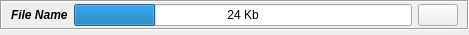
<?xml version="1.0" encoding="UTF-8"?>
<ui version="4.0">
 <class>AttachFileItem</class>
 <widget class="QWidget" name="AttachFileItem">
  <property name="geometry">
   <rect>
    <x>0</x>
    <y>0</y>
    <width>469</width>
    <height>35</height>
   </rect>
  </property>
  <property name="maximumSize">
   <size>
    <width>16777215</width>
    <height>35</height>
   </size>
  </property>
  <layout class="QGridLayout" name="gridLayout_2">
   <property name="verticalSpacing">
    <number>0</number>
   </property>
   <property name="margin">
    <number>0</number>
   </property>
   <item row="0" column="0">
    <widget class="QFrame" name="frame">
     <property name="sizePolicy">
      <sizepolicy hsizetype="Expanding" vsizetype="Expanding">
       <horstretch>0</horstretch>
       <verstretch>0</verstretch>
      </sizepolicy>
     </property>
     <property name="frameShape">
      <enum>QFrame::Box</enum>
     </property>
     <property name="frameShadow">
      <enum>QFrame::Sunken</enum>
     </property>
     <layout class="QGridLayout" name="gridLayout">
      <property name="topMargin">
       <number>2</number>
      </property>
      <property name="bottomMargin">
       <number>2</number>
      </property>
      <item row="0" column="0">
       <widget class="QLabel" name="fileLabel">
        <property name="sizePolicy">
         <sizepolicy hsizetype="Minimum" vsizetype="Minimum">
          <horstretch>0</horstretch>
          <verstretch>0</verstretch>
         </sizepolicy>
        </property>
        <property name="maximumSize">
         <size>
          <width>300</width>
          <height>16777215</height>
         </size>
        </property>
        <property name="font">
         <font>
          <weight>75</weight>
          <italic>true</italic>
          <bold>true</bold>
         </font>
        </property>
        <property name="text">
         <string notr="true">File Name</string>
        </property>
        <property name="wordWrap">
         <bool>false</bool>
        </property>
       </widget>
      </item>
      <item row="0" column="1">
       <widget class="QProgressBar" name="progressBar">
        <property name="sizePolicy">
         <sizepolicy hsizetype="MinimumExpanding" vsizetype="Fixed">
          <horstretch>0</horstretch>
          <verstretch>0</verstretch>
         </sizepolicy>
        </property>
        <property name="minimumSize">
         <size>
          <width>50</width>
          <height>0</height>
         </size>
        </property>
        <property name="value">
         <number>24</number>
        </property>
        <property name="format">
         <string>%p Kb</string>
        </property>
       </widget>
      </item>
      <item row="0" column="2">
       <widget class="QPushButton" name="cancelButton">
        <property name="sizePolicy">
         <sizepolicy hsizetype="Fixed" vsizetype="Fixed">
          <horstretch>0</horstretch>
          <verstretch>0</verstretch>
         </sizepolicy>
        </property>
        <property name="focusPolicy">
         <enum>Qt::NoFocus</enum>
        </property>
        <property name="toolTip">
         <string>Cancel Download</string>
        </property>
        <property name="icon">
         <iconset resource="../images.qrc">
          <normaloff>:/images/delete.png</normaloff>:/images/delete.png</iconset>
        </property>
       </widget>
      </item>
     </layout>
    </widget>
   </item>
   <item row="1" column="0">
    <spacer name="verticalSpacer">
     <property name="orientation">
      <enum>Qt::Vertical</enum>
     </property>
     <property name="sizeHint" stdset="0">
      <size>
       <width>20</width>
       <height>40</height>
      </size>
     </property>
    </spacer>
   </item>
  </layout>
 </widget>
 <resources>
  <include location="../images.qrc"/>
 </resources>
 <connections/>
</ui>
